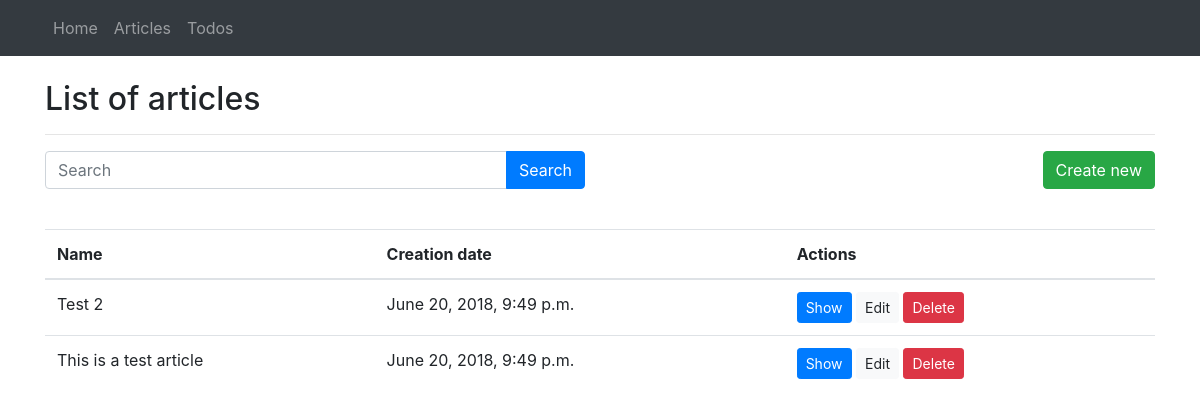
The app's page /article/, older data.
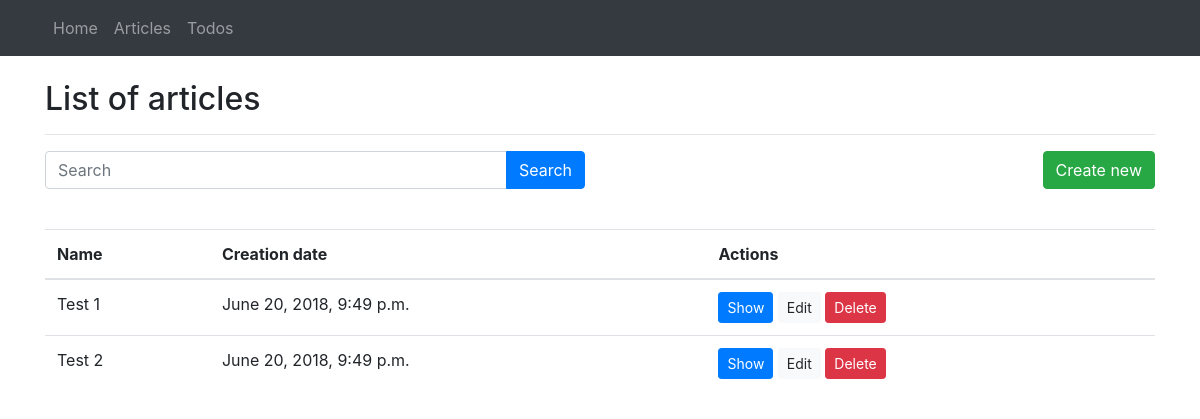
The same page, newer data.
### app/models.py (models this page shows, shortened)
class Article(models.Model):
    id = models.BigAutoField(primary_key=True)
    name = models.CharField(max_length=50)
    content = models.TextField()
    create_date = models.DateTimeField(default=timezone.now())

### app/views/article_views.py (the view)
# urls.py: path('article/', article_views.article_list, name='article-list'),
@require_GET
def article_list(request):
    articles = Article.objects.all()
    return render(request, 'article/list.html', {'articles':articles})

### app/templates/article/list.html (shortened to what this page needs)
{% extends "base.html" %}
{% block content %}
  <br>
  <div class="container">
    <div>
      <h2>List of articles</h2>
      <hr>
      <div class="row">
        <div class="col-md-6">
          <form action="{% url 'article-search' %}" method="post">
            <div class="input-group mb-3">
              <input class="form-control" placeholder="Search" name="search"/>
              <div class="input-group-append">
                <button class="btn btn-primary" type="submit">Search</button>
              </div>
            </div>
          </form>
        </div>
        <div class="col-md-6">
          <a href="{% url 'article-create' %}" class="btn btn-success float-right">Create new</a>
        </div>
      </div>
      <br>
    </div>
    <table class="table">
      <thead>
        <tr>
          <th>Name</th>
          <th>Creation date</th>
          <th>Actions</th>
        </tr>
      </thead>
      <tbody>
        {% for a in articles %}
          <tr>
            <td>{{a.name}}</td>
            <td>{{a.create_date}}</td>
            <td>
              <a href="{% url 'article-show' a.id %}" class="btn btn-primary btn-sm">Show</a>
              <a href="{% url 'article-edit' a.id %}" class="btn btn-light btn-sm">Edit</a>
              <button data-toggle="modal" data-target="#deleteArticleModal{{a.id}}" class="btn btn-danger btn-sm">Delete</button>
            </td>
          </tr>
        {% endfor %}
      </tbody>
    </table>
  </div>
{% endblock content %}

Row changes from the older to the newer data that the page shows:
removed Article: name "This is a test article", create_date "June 20, 2018, 9:49 p.m."
added Article: name "Test 1", create_date "June 20, 2018, 9:49 p.m."
